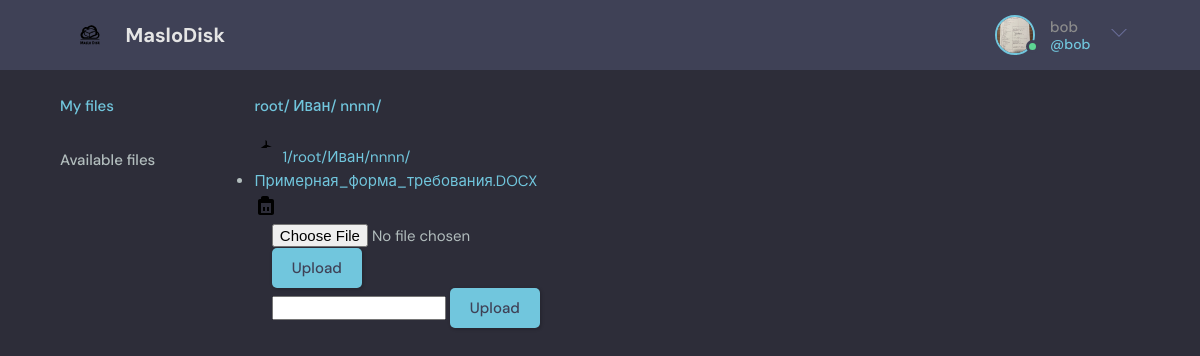
The app's page /folder/4/ (signed in) with its own data.
### base/models.py (models this page shows, shortened)
class User(AbstractUser):
    avatar = models.ImageField(null=True, default="avatars/avatar.svg", upload_to="avatars/",
                               verbose_name="Profile photo")
    available_files = models.ManyToManyField('File', related_name='available_files')
    root_folder = models.OneToOneField('Folder', on_delete=models.CASCADE, related_name='root_folder', null=True)

class Folder(models.Model):
    name = models.CharField(max_length=255)
    host = models.ForeignKey('User', on_delete=models.CASCADE)
    parent = models.ForeignKey('self', on_delete=models.CASCADE, null=True, blank=True)
    created_at = models.DateTimeField(auto_now_add=True)
    updated_at = models.DateTimeField(auto_now=True)
    filepaths = models.TextField(default='')

class File(models.Model):
    folder = models.ForeignKey(Folder, on_delete=models.CASCADE)
    host = models.ForeignKey('User', on_delete=models.CASCADE)
    file = models.FileField(upload_to=get_file_upload_path)
    created_at = models.DateTimeField(auto_now_add=True)
    updated_at = models.DateTimeField(auto_now=True)

### base/views.py (the view, shortened to what this page needs)
# urls.py: path('folder/<str:pk>/', views.folderPage, name='folder'),
@login_required(login_url='login')
def folderPage(request, pk):
    user = request.user
    folder = Folder.objects.get(pk=pk)
    folder_form = CreateFolderForm()
    file_form = UploadFileForm()
    if folder.host != request.user:
        return HttpResponse('You are not allowed to view this folder')
    files = File.objects.filter(folder=folder)
    folders = Folder.objects.filter(parent=folder)
    filepath = getFilepath(folder)
    context = {'folder': folder, 'files': files, 'folders': folders, 'folder_form': folder_form, 'file_form': file_form,
               'filepath': filepath}
    return render(request, 'base/folder.html', context)

### base/forms.py
class CreateFolderForm(ModelForm):
    class Meta:
        model = Folder
        fields = ['name']

class UploadFileForm(ModelForm):
    class Meta:
        model = File
        fields = ['file']

### base/views.py (called while the page is built)
def getFilepath(folder):
    filepath = []
    while folder.parent:
        filepath.append(folder)
        folder = folder.parent
    filepath.append(folder)
    return filepath[::-1]

### base/templates/base/folder.html (shortened to what this page needs)
{% extends 'main.html' %}
{% block content %}
<main class="layout layout--3">
    <div class="container">
        {% include 'base/menu_component.html' %}
        <div>
            <div class="current-path">
                {% for folder in filepath %}
                <a href="{% url 'folder' folder.id %}" class="btn btn--link">{{folder.name}}/</a>
                {% endfor %}
            </div>
            <div class="items">
                <ul>
                    {% for file in files %}
                    <li>
                        <a href="">
                            <svg xmlns="http://www.w3.org/2000/svg" viewBox="0 0 24 24" width="24" height="24">
                                <path d="M12 2c-.3 0-.5.2-.5.5v6c0 .3.2.5.5.5h5.8L12 6.2 6.7 9.9h5.8c.3 0 .5-.2.5-.5v-6c0-.3-.2-.5-.5-.5z"/>
                            </svg>
                            {{file.file.name}}
                        </a>
                        <button class="delete-button" type="submit">
                            <svg xmlns="http://www.w3.org/2000/svg" viewBox="0 0 24 24" width="24" height="24">
                                <path d="M18 6h-3V5c0-1.104-.896-2-2-2h-4c-1.104 0-2 .896-2 2v1H6c-1.104 0-2 .896-2 2v12c0 1.104.896 2 2 2h12c1.104 0 2-.896 2-2V8c0-1.104-.896-2-2-2zm-1 14H7v-10h10v10zm-8-6h2v4H9v-4zm4 0h2v4h-2v-4z"/>
                            </svg>
                        </button>
                    </li>
                    {% endfor %}
                </ul>
            </div>
            <div class="container">
                <div class="roomList">
                    <form action="" method="POST" enctype="multipart/form-data">
                        {% for file_field in file_form %}
                        {{ file_field }}
                        {% endfor %}
                        <button class="btn btn--main" type="submit">Upload</button>
                    </form>
                </div>
                <div class="roomList">
                    <form action="" method="POST" enctype="multipart/form-data">
                        {% for folder_field in folder_form %}
                        {{ folder_field }}
                        {% endfor %}
                        <button class="btn btn--main" type="submit">Upload</button>
                    </form>
                </div>
            </div>
        </div>
    </div>
</main>
{% endblock content %}

### templates/navbar.html (shortened to what this page needs)
{% load static %}
<header class="header header--loggedIn">
    <div class="container">
        <a href="{% url 'home' %}" class="header__logo">
            <img src="{% static 'images/logo.svg' %}" />
            <h1>MasloDisk</h1>
        </a>
        {% if request.user.is_authenticated %}
        <nav class="header__menu">
            <div class="header__user">
                <a href="">
                    <div class="avatar avatar--medium active">
                        <img src="{{request.user.avatar.url}}" />
                    </div>
                    <p>{{request.user.username}} <span>@{{request.user.username}}</span></p>
                </a>
                <button class="dropdown-button">
                    <svg version="1.1" xmlns="http://www.w3.org/2000/svg" width="32" height="32" viewBox="0 0 32 32">
                        <title>chevron-down</title>
                        <path d="M16 21l-13-13h-3l16 16 16-16h-3l-13 13z"></path>
                    </svg>
                </button>
            </div>
        </nav>
        {% endif %}
    </div>
</header>

### static/styles/style.css (style rules this page uses)
:root { --color-main: #71c6dd; --color-main-light: #e1f6fb; --color-dark: #3f4156; --color-dark-medium: #51546e; --color-dark-light: #696d97; --color-light: #e5e5e5; --color-gray: #8b8b8b; --color-light-gray: #b2bdbd; --color-bg: #2d2d39; --color-success: #5dd693; --color-error: #fc4b0b; }
* { font-family: "DM Sans", -apple-system, BlinkMacSystemFont, "Segoe UI", Roboto, Oxygen, Ubuntu, Cantarell, "Open Sans", "Helvetica Neue", sans-serif; margin: 0; padding: 0; box-sizing: border-box; text-rendering: optimizeLegibility; font-size: inherit; }
html { font-size: 56.25%; }
@media only screen and (min-width: 1200px) { html { font-size: 62.5%; } }
body { line-height: 1.6; font-weight: 400; font-size: 1.5rem; color: var(--color-light-gray); background-color: var(--color-bg); min-height: 100vh; }
img { width: 200%; height: 200%; }
a { display: inline-block; color: var(--color-main); text-decoration: none; }
.container { max-width: 120rem; width: 90%; margin: auto; }
.btn { background-color: transparent; border: none; display: inline-flex; align-items: center; gap: 1rem; cursor: pointer; transition: all ease-in-out 0.3s; padding: 1rem 2rem; border-radius: 5px; box-shadow: 1px 1px 3px 1px rgba(0, 0, 0, 0.15); font-weight: 500; }
.btn--link { border-radius: 0; padding: 0; color: var(--color-main); box-shadow: none; }
.btn--main { background-color: var(--color-main); color: var(--color-dark); }
.avatar { position: relative; display: inline-block; border-radius: 50%; border: 2px solid var(--color-main); }
.avatar img { display: block; border-radius: 50%; object-fit: cover; object-position: center; }
.avatar::after { content: ""; display: block; position: absolute; background-color: var(--color-gray); z-index: 111; border-radius: 50%; border: 0.3rem solid var(--color-dark); }
.avatar.active::after { background-color: var(--color-success); }
.avatar.avatar--medium img { width: 3.6rem; height: 3.6rem; border-radius: 50%; }
.avatar.avatar--medium:after { width: 0.7rem; height: 0.7rem; bottom: 0px; right: -6px; }
.header { padding: 1.5rem; background-color: var(--color-dark); }
.header > .container { display: flex; gap: 9.5rem; }
.header__logo, .header__user { display: flex; gap: 2rem; align-items: center; }
.header__logo > img { height: 3.2rem; width: 3.2rem; }
.header__logo > h1 { font-weight: 700; font-size: 2rem; color: var(--color-light); }
.header__menu { margin-left: auto; position: relative; }
.header__menu a { display: flex; gap: 1.5rem; align-items: center; font-weight: 500; text-decoration: none; color: var(--color-gray); }
.header__menu img { height: 3.6rem; }
.header__menu p { line-height: 1.2; }
.header__menu span { color: var(--color-main); font-weight: 500; font-size: 1.4rem; display: block; }
.header__menu svg { width: 1.6rem; height: 1.6rem; fill: var(--color-dark-light); }
.dropdown-button { background: transparent; border: 0; outline: 0; cursor: pointer; }
.layout { margin-top: 2.4rem; }
.layout > .container { display: flex; align-items: flex-start; }
.layout--3 > .container > div:nth-child(2) { flex-basis: 50%; }
.layout--3 > .container > div:last-child { flex-basis: 25%; }
.delete-button { background-color: transparent; border: none; cursor: pointer; }
.current-path { margin-bottom: 20px; font-weight: bold; }
.items { display: grid; grid-template-columns: repeat(auto-fit, minmax(150px, 1fr)); grid-gap: 20px; }

### records on screen
User: user.avatar (picture), user.username "bob"
Folder: name "root"
Folder: name "Иван"
Folder: name "nnnn"
File: file.name "1/root/Иван/nnnn/Примерная_форма_требования.DOCX"
